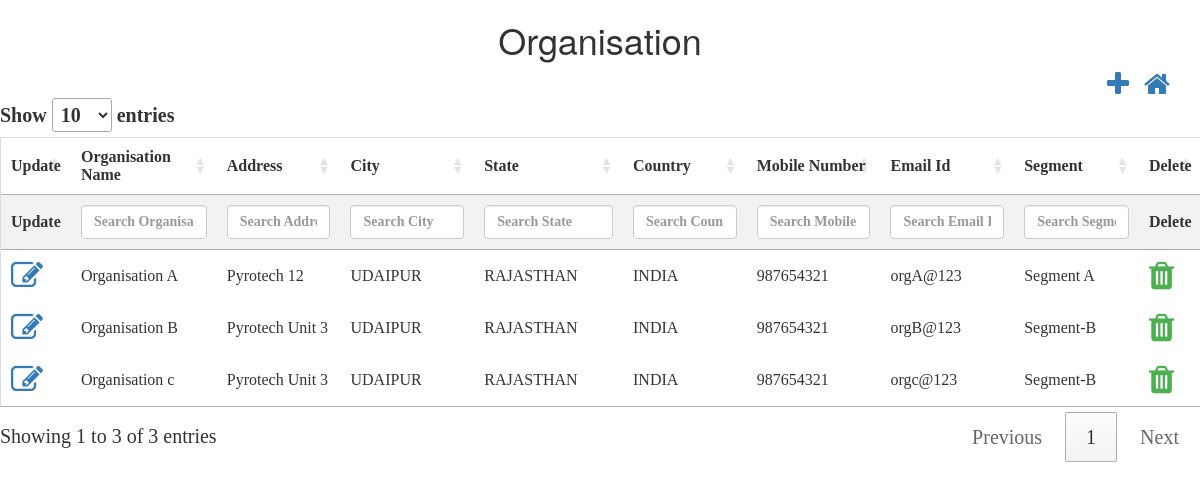
The page /controllers/organisation.php (signed in) on the database its author committed.
### tables this page shows
CREATE TABLE `tbl_organisation` (
  `nid` int(10) NOT NULL,
  `norg_id` int(10) NOT NULL,
  `corg_name` varchar(50) NOT NULL,
  `corg_address` varchar(50) NOT NULL,
  `corg_city` varchar(50) NOT NULL,
  `corg_state` varchar(50) NOT NULL,
  `corg_country` varchar(50) NOT NULL,
  `corg_mobileNumber` varchar(10) NOT NULL,
  `corg_emailId` varchar(50) NOT NULL,
  `norg_segment_id` int(10) NOT NULL,
  `isActive` bit(1) NOT NULL,
  `isAvailable` bit(1) NOT NULL,
  `dcreated_date` datetime NOT NULL,
  `dupdated_date` datetime NOT NULL
);

CREATE TABLE `tbl_segment` (
  `nid` int(10) NOT NULL,
  `nsegment_id` int(10) NOT NULL,
  `csegment_name` varchar(50) NOT NULL,
  `isActive` bit(1) NOT NULL,
  `isAvailable` bit(1) NOT NULL,
  `dcreated_date` datetime NOT NULL,
  `dupdated_date` datetime NOT NULL
);

### controllers/organisation.php (the view, shortened to what this page needs)
<html>
<head>
    <script src="http://ajax.googleapis.com/ajax/libs/jquery/1.11.2/jquery.min.js"></script>
    <link rel="stylesheet" href="../css/theme.css">
    <link rel="stylesheet" href="https://cdn.datatables.net/1.10.22/css/jquery.dataTables.min.css">
    <link rel="stylesheet" href="https://cdnjs.cloudflare.com/ajax/libs/font-awesome/4.7.0/css/font-awesome.min.css">
    <link rel="stylesheet" href="https://maxcdn.bootstrapcdn.com/bootstrap/3.4.1/css/bootstrap.min.css">
</head>
<h1>Organisation</h1>
<div class="container">
    <a style="float:right;margin-left: 15px;" href="../dashboard.php"><i class="fa fa-home fa-2x"></i></a>
    <a style="float:right" href="#organisation_modal" data-toggle="modal" id='add' data-id="1"><i class="fa fa-plus fa-2x"
                                                                                        aria-hidden="true"></i></a>
</div>
        <?php
        $conn = OpenCon();
        $sql = "SELECT o.norg_id,o.corg_name,o.corg_address,o.corg_city,o.corg_state,o.corg_country,o.corg_mobileNumber,o.corg_emailId,o.norg_segment_id,o.isActive,o.isAvailable,s.csegment_name
                    FROM tbl_organisation AS o
                    INNER JOIN tbl_segment AS s
                    ON o.norg_segment_id = s.nsegment_id
                    WHERE o.isAvailable=1;";
        $retval = mysqli_query($conn, $sql);
        echo "<table id='organisationTable'  name='organisationTable' >
            <thead>
            <tr>
            <th style='display:none;'>ID</th>
            <th>Update</th>
            <th>Organisation Name</th>
            <th>Address</th>
            <th>City</th>
            <th>State</th>
            <th>Country</th>
            <th>Mobile Number</th>
            <th>Email Id</th>
            <th>Segment</th>
             <th>Delete</th>
            </tr>
            </thead>
                   <tbody>
            ";
        while ($row = mysqli_fetch_array($retval, MYSQLI_ASSOC)) {
            echo "<tr>";
            echo "<td ><a  href='#organisation_modal' data-toggle='modal' class='updateClass' data-id='2'><i class='fa fa-edit fa-2x'></i></a></td>";
            echo "<td>" . $row['corg_name'] . "</td>";
            echo "<td>" . $row['corg_address'] . "</td>";
            echo "<td>" . $row['corg_city'] . "</td>";
            echo "<td>" . $row['corg_state'] . "</td>";
            echo "<td>" . $row['corg_country'] . "</td>";
            echo "<td>" . $row['corg_mobileNumber'] . "</td>";
            echo "<td>" . $row['corg_emailId'] . "</td>";
            echo "<td>" . $row['csegment_name'] . "</td>";
            echo "<td class='action-delete'><i class='fa fa-trash fa-2x' style='color:#4caf50;'</i></td>";
            echo "</tr>";
        }
        echo "</tbody></table>";
        ?>
</html>

### css/theme.css (style rules this page uses)
h1 { text-align: center; }
table { border-collapse: collapse; border-spacing: 0; width: 100%; border: 1px solid #ddd; }
th { text-align: left; padding: 10px !important; }
td { text-align: left; padding: 10px !important; }
tr:nth-child(even) { background-color: #f2f2f2; }

### rows shown on the page
tbl_organisation: corg_name "Organisation A", corg_address "Pyrotech 12", corg_city "UDAIPUR", corg_state "RAJASTHAN", corg_country "INDIA", corg_mobileNumber "987654321", corg_emailId "orgA@123", tbl_segment.csegment_name "Segment A"
tbl_organisation: corg_name "Organisation B", corg_address "Pyrotech Unit 3", corg_city "UDAIPUR", corg_state "RAJASTHAN", corg_country "INDIA", corg_mobileNumber "987654321", corg_emailId "orgB@123", tbl_segment.csegment_name "Segment-B"
tbl_organisation: corg_name "Organisation c", corg_address "Pyrotech Unit 3", corg_city "UDAIPUR", corg_state "RAJASTHAN", corg_country "INDIA", corg_mobileNumber "987654321", corg_emailId "orgc@123", tbl_segment.csegment_name "Segment-B"
